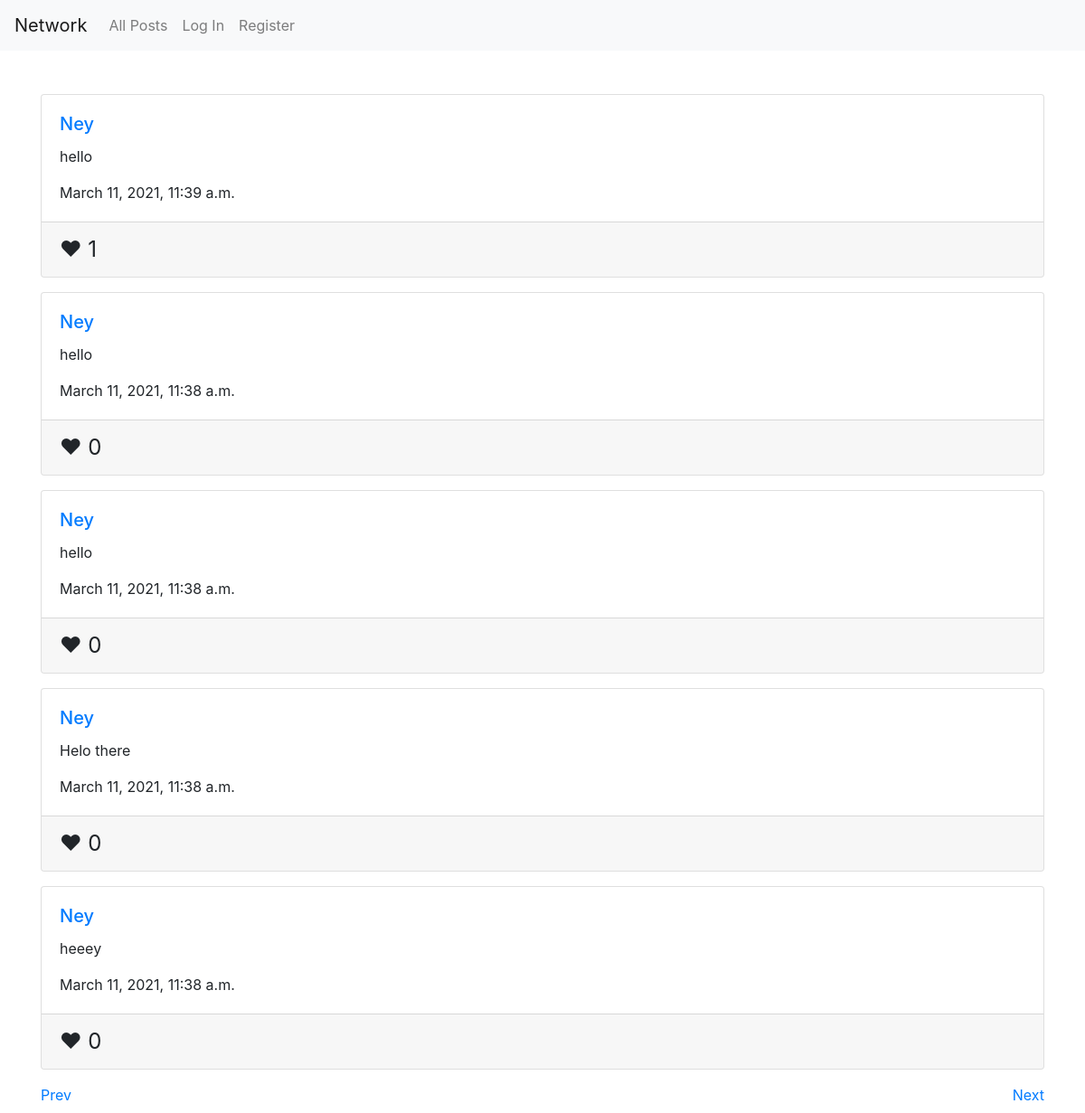
/?page=3, run on the app's committed database.
### network/models.py (models this page shows, shortened)
class Post(models.Model):
    content = models.CharField(max_length=126)
    author = models.ForeignKey("network.User", on_delete=models.CASCADE, related_name="posts")
    date_created = models.DateTimeField(default=timezone.now)
    class Meta:
        ordering = ('-date_created',)

class User(AbstractUser):
    follows = models.ManyToManyField(
        'self',
        related_name='followed_by',
        symmetrical=False
    )
    likes = models.ManyToManyField(
        'network.Post',
        related_name='liked_by',
    )

### network/views.py (the view, shortened to what this page needs)
# urls.py: path("", views.IndexView.as_view(), name="index"),
class IndexView(View):
    form_class = PostForm
    def get(self, request, *args, **kwargs):
        post_list = Post.objects.all()
        page = request.GET.get('page', 1)
        posts = paginate(post_list, page)
        if request.user.is_authenticated:
            form = self.form_class()
        else:
            form = None
        context = {'posts': posts, 'form': form}
        return render(request, "network/index.html", context)

### network/views.py (called while the page is built)
def paginate(post_list, page):
    paginator = Paginator(post_list, 5)
    try:
        posts = paginator.page(page)
    except PageNotAnInteger:
        posts = paginator.page(1)
    except EmptyPage:
        posts = paginator.page(paginator.num_pages)
    return posts

### network/templates/network/index.html (shortened to what this page needs)
{% extends "network/layout.html" %}
{% block body %}
    <br>
    {% include 'network/new_post.html' %}
{% endblock %}

### network/templates/network/new_post.html (shortened to what this page needs)
{% for post in posts %}
    <div class="card post-card my-3">
        <div class="card-body card-content">
            <h5 class="card-title"><a href="{% url 'profile' post.author.username %}">{{ post.author.username }}</a></h5>
            <p class="card-text">{{ post.content }}</p>
            <p class="card-text">{{ post.date_created }}</p>
        </div>
        <div class="card-footer">
            <div class="likes" data-post-id="{{ post.id }}">
                <span class="{% if user.is_authenticated %}like-button {% endif %}{% if user in post.liked_by.all %}liked{% endif %}">&#9829;</span>
                <span class="like-count">{{ post.liked_by.count }}</span>
            </div>
        </div>
    </div>
    {% empty %}
    <p>There are no posts.</p>
{% endfor %}
{% if posts.has_other_pages %}
    <div class="pages">
        {% if posts.has_previous %}
        <a href="?page={{ posts.previous_page_number }}">Prev</a>
        {% endif %}
        {% if posts.has_next %}
        <a href="?page={{ posts.next_page_number }}" class="next">Next</a>
        {% endif %}
    </div>
{% endif %}

### network/static/network/styles.css (style rules this page uses)
.likes { display: inline; font-size: 1.5rem; width: 25%; }
.next { float: right; }

### data on the page
Post: author.username "Ney", content "hello", date_created "March 11, 2021, 11:39 a.m.", liked_by.count "1"
Post: author.username "Ney", content "hello", date_created "March 11, 2021, 11:38 a.m.", liked_by.count "0"
Post: author.username "Ney", content "hello", date_created "March 11, 2021, 11:38 a.m.", liked_by.count "0"
Post: author.username "Ney", content "Helo there", date_created "March 11, 2021, 11:38 a.m.", liked_by.count "0"
Post: author.username "Ney", content "heeey", date_created "March 11, 2021, 11:38 a.m.", liked_by.count "0"
